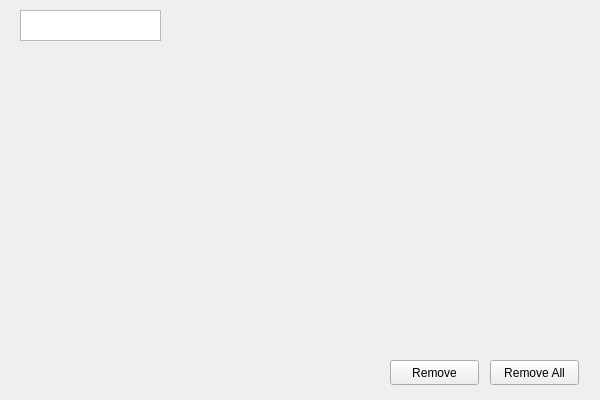
<?xml version="1.0" encoding="UTF-8"?>
<ui version="4.0">
 <class>Form</class>
 <widget class="QWidget" name="Form">
  <property name="geometry">
   <rect>
    <x>0</x>
    <y>0</y>
    <width>600</width>
    <height>400</height>
   </rect>
  </property>
  <property name="windowTitle">
   <string>Form</string>
  </property>
  <widget class="QListWidget" name="imageList">
   <property name="geometry">
    <rect>
     <x>20</x>
     <y>10</y>
     <width>141</width>
     <height>31</height>
    </rect>
   </property>
  </widget>
  <widget class="QLabel" name="ImageLabel">
   <property name="geometry">
    <rect>
     <x>330</x>
     <y>110</y>
     <width>250</width>
     <height>200</height>
    </rect>
   </property>
   <property name="text">
    <string/>
   </property>
  </widget>
  <widget class="QPushButton" name="RemoveButton">
   <property name="geometry">
    <rect>
     <x>390</x>
     <y>360</y>
     <width>89</width>
     <height>25</height>
    </rect>
   </property>
   <property name="text">
    <string>Remove</string>
   </property>
  </widget>
  <widget class="QPushButton" name="removeAllButton">
   <property name="geometry">
    <rect>
     <x>490</x>
     <y>360</y>
     <width>89</width>
     <height>25</height>
    </rect>
   </property>
   <property name="text">
    <string>Remove All</string>
   </property>
  </widget>
 </widget>
 <resources/>
 <connections/>
</ui>
